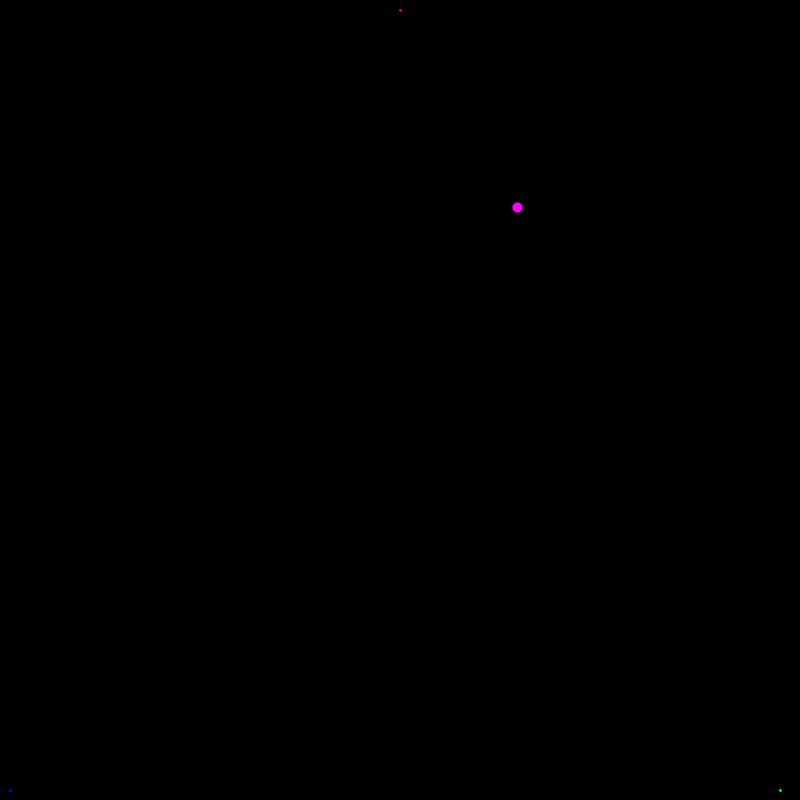
Frame 1 (no input)
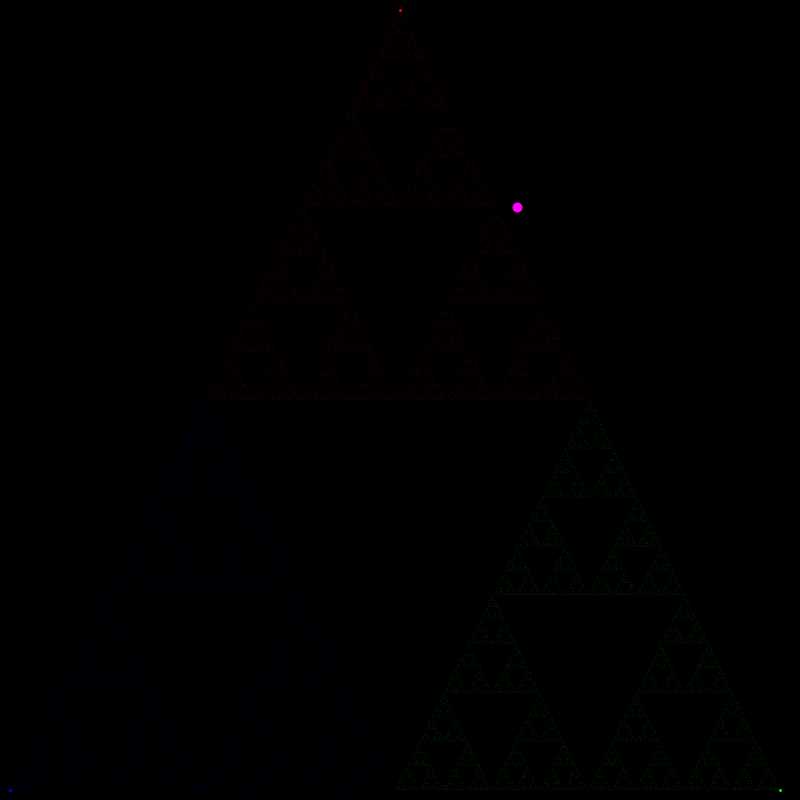
Frame 60 (the mouse pressed at the canvas centre just before this capture)
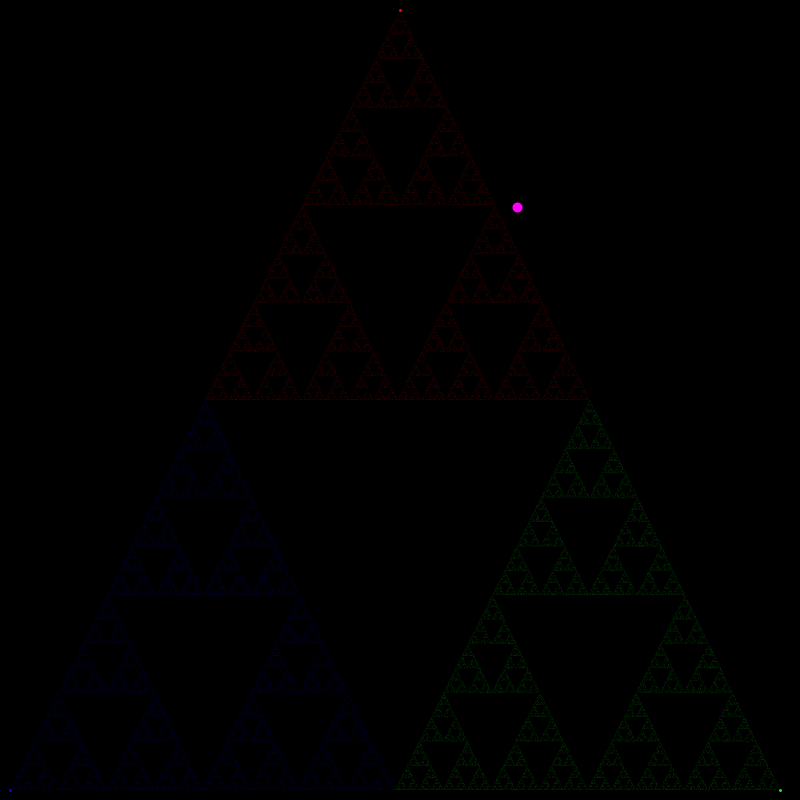
Frame 120 (the mouse held since frame 60 and released just before this capture)

The Processing sketch that drew these frames (run headless with seeded random() and noise(); from frame 60 on, the mouse is pressed at the canvas centre):

// Processing sketch: chaos_game
// ── chaos_game.pde
PVector a,
        b,
        c,
        p;

float distance = 0.5,
      x, y;

void setup() {
  background(0);
  size(800, 800);

  a = new PVector(x, y);
  b = new PVector(x, y);
  c = new PVector(x, y);
  p = new PVector(x, y);

  a.x = width / 2;
  a.y = 10;

  b.x = width - 20;
  b.y = height - 10;

  c.x = 10;
  c.y = height - 10;

  p.x = random(width);
  p.y = random(height);
  
  strokeWeight(3);
  
  stroke(255, 0, 0);
  point(a.x, a.y);
  
  stroke(0, 255, 0);
  point(b.x, b.y);
  
  stroke(0, 0, 255);
  point(c.x, c.y);
  
  strokeWeight(10);
  stroke(255, 0, 255);
  point(p.x, p.y);
}

void findPoints() {
  strokeWeight(1);

  for (int i = 0; i < 1000; i++) {
    int r = floor(random(3));
    
    switch(r) {
      case 1 :
        stroke(0, 255, 0, 10);
        p.x = lerp(p.x, b.x, distance);
        p.y = lerp(p.y, b.y, distance);
      break;
      case 2 :
        stroke(0, 0, 255, 10);
        p.x = lerp(p.x, c.x, distance);
        p.y = lerp(p.y, c.y, distance);
      break;
      default :
        stroke(255, 0, 0, 10);
        p.x = lerp(p.x, a.x, distance);
        p.y = lerp(p.y, a.y, distance);
      break;
    }
    point(p.x, p.y);
  }
}

void draw() {
  findPoints();
}

void keyPressed() {
  if (key == ' ') {
    clear();
    strokeWeight(10);
    stroke(255, 0, 255);
    p.x = random(width);
    p.y = random(height);
    point(p.x, p.y);
  }
}
